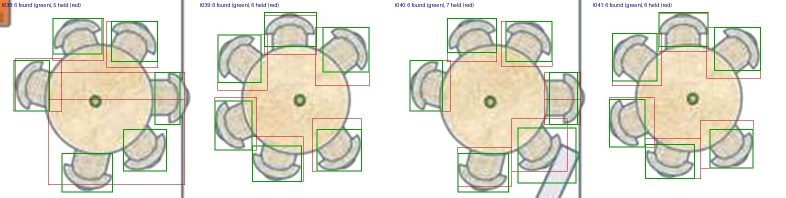
#> input picture benchmarks/annotate/golden-round-chairs-review.jpg, 1572 x 396 px (shown at 1/2 size)
$ python round-table-chairs.py golden-round-chairs-review.jpg golden-round-chairs-review.jpg golden-round-chairs-review.jpg golden-round-chairs-review.jpg
#> lines starting #> are read from the running program, lines starting #| are printed output that depends on the picture
#!/usr/bin/env python3
"""The chairs drawn around each round table of the Golden Plan, one box per chair.

    python3 benchmarks/annotate/round-table-chairs.py \
        benchmarks/plans/merit-real-venue-plan.png benchmarks/annotations/merit-real-venue.json \
        OUT.json [REVIEW.png]

Why (2026-10-18, D10). The pale crescent chairs were first recovered by
build-real-annotation.mjs as ANGULAR clusters of tan pixels just outside each
disc. Two of its clusters were wrong, and a rendered review showed it:
around t038 the right, lower-right and lower chairs came out as two boxes
91 px wide whose centres lie INSIDE the table (c090, c094), and around t040
the one right-hand chair came out as two half-boxes (c101, c107). The
count, 24, was right by coincidence (one missing at t038, one extra at t040).

This tool shares no code with that one or with the detector. Around each
annotated round table it keeps the ink (luma below paper - 12) in the ring
from 3 to 28 px outside the disc's drawn edge, and
takes 8-connected components; the disc's edge is the darkest circle within
-4..+6 px of the annotated radius, and the ring starts 3 px beyond it so the
outline itself does not join the chairs into one ring. A drawn chair abuts its table and is separated
from its neighbours by paper, so each component that touches the inner edge
of the ring and is chair-sized (80-900 px of ink) is one chair. Its box is
the component's extent. Near-black ink (luma <= 80), and any straight vertical or horizontal run of
ink 45 px or longer (a chair is at most 35), is a wall line and is left out:
two chairs stand against a pale inner wall line and joined it otherwise.
One chair of t040 still touches a drawn diagonal bar of the same grey and
comes out merged with it; its existing box (c102) is right and is kept.
Facing is the direction from the box centre to the table centre (the crescent opens toward it, which the review image shows).

Its output is a PROPOSAL, checked against the existing boxes of the chairs
the first tool got right (agreement is printed) and by eye on REVIEW.png.
"""
import json
import math
import sys

import numpy as np
from PIL import Image, ImageDraw

RING_IN, RING_OUT, PAPER_DROP = 3, 28, 12
MIN_INK, MAX_INK = 80, 900
WALL_LUMA, LINE_RUN = 80, 45


# [46 lines left out: functions components, long_runs, iou, not called in this run]


def main():
    img_path, ann_path, out_path = sys.argv[1:4]
    review = sys.argv[4] if len(sys.argv) > 4 else None
    im = Image.open(img_path).convert("RGB")
#> im is the input picture: PIL image 1572x396 RGB; mean R, G, B 226.2, 224.7, 211.4
    a = np.asarray(im).astype(float)
    L = 0.299 * a[..., 0] + 0.587 * a[..., 1] + 0.114 * a[..., 2]
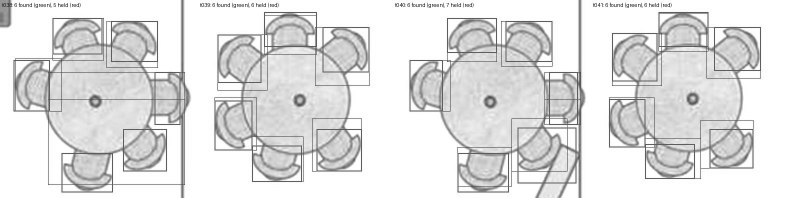
#> L: shape (396, 1572) float64 (shown at 1/2 size); min 16.97, max 255, mean 223.7
    paper = float(np.percentile(L[::4, ::4], 98))
#> paper = 255
#> (the run stopped early here; a loop or call above may not have finished)
